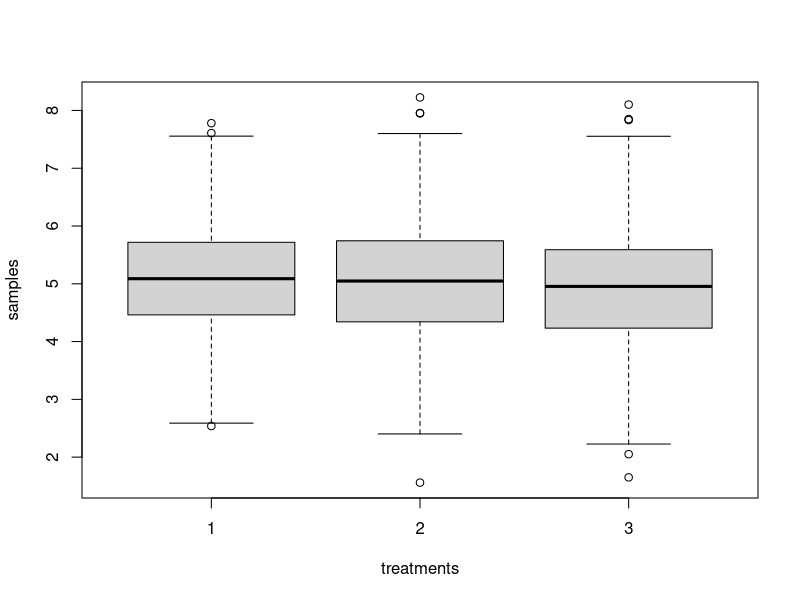

R code for this plot:
N <- 500
a <- rnorm(N, mean =5, sd=1)
b <- rnorm(N, mean =5, sd=1)
c <- rnorm(N, mean =5, sd=1)


abc <- c(a, b, c)
abc_labels <- rep(1:3, rep(N, 3))
abc_labels <- as.factor(abc_labels)
abc_df <- data.frame(samples=abc, treatments=abc_labels)
boxplot(samples~treatments, abc_df)
mean_abc <- mean(abc)
Total_SS <- sum((abc - mean_abc)^2)
Total_SS
# Between class variance
Btw_SST <- sum(N*(mean(a) - mean_abc)^2 , N*(mean(b) - mean_abc)^2 , N*(mean(c) - mean_abc)^2)
Btw_SST <- sum( (N-1)*(sqrt(var(a))) , (N-1)*(sqrt(var(b))) , (N-1)*(sqrt(var(c))))
Btw_MST <- Btw_SST / (3 - 1)
# Within class variance
Wthn_SSE <- sum((a - mean(a))^2 , (b - mean(b))^2 , (c - mean(c))^2)
Wthn_MSE <- Wthn_SSE / (length(abc) - 3)
# Wthn_SSE + Btw_SST == Total_SS ???
Wthn_SSE + Btw_SST
# F-ratio
Btw_MST / Wthn_MSE
# change mean of one of the a, b, c
# rerun
# Wthn_SSE + Btw_SST == Total_SS ???
c(mean(a), mean(b), mean(c))
# tally the numbers in output
summary(aov(samples ~ treatments, abc_df))

# Select all, Run many times until you get an odd result... Pr(>F)=0.01~.. dare to explain?